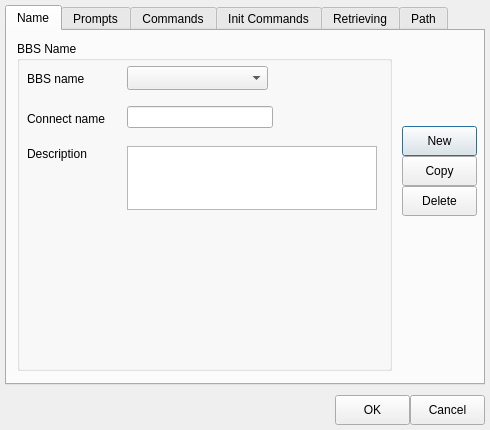
<?xml version="1.0" encoding="UTF-8"?>
<ui version="4.0">
 <class>BbsDialogClass</class>
 <widget class="QDialog" name="BbsDialogClass">
  <property name="geometry">
   <rect>
    <x>0</x>
    <y>0</y>
    <width>490</width>
    <height>430</height>
   </rect>
  </property>
  <property name="windowTitle">
   <string>BbsDialog</string>
  </property>
  <widget class="QTabWidget" name="tabWidget">
   <property name="geometry">
    <rect>
     <x>5</x>
     <y>5</y>
     <width>480</width>
     <height>380</height>
    </rect>
   </property>
   <property name="currentIndex">
    <number>0</number>
   </property>
   <widget class="QWidget" name="tab">
    <attribute name="title">
     <string>Name</string>
    </attribute>
    <widget class="QGroupBox" name="groupBox">
     <property name="geometry">
      <rect>
       <x>10</x>
       <y>10</y>
       <width>375</width>
       <height>330</height>
      </rect>
     </property>
     <property name="title">
      <string>BBS Name</string>
     </property>
     <widget class="QLabel" name="label">
      <property name="geometry">
       <rect>
        <x>10</x>
        <y>30</y>
        <width>100</width>
        <height>16</height>
       </rect>
      </property>
      <property name="text">
       <string>BBS name</string>
      </property>
     </widget>
     <widget class="QLabel" name="label_2">
      <property name="geometry">
       <rect>
        <x>10</x>
        <y>70</y>
        <width>100</width>
        <height>16</height>
       </rect>
      </property>
      <property name="text">
       <string>Connect name</string>
      </property>
     </widget>
     <widget class="QComboBox" name="cBbsName">
      <property name="geometry">
       <rect>
        <x>110</x>
        <y>25</y>
        <width>141</width>
        <height>24</height>
       </rect>
      </property>
     </widget>
     <widget class="QLineEdit" name="cConnectName">
      <property name="geometry">
       <rect>
        <x>110</x>
        <y>65</y>
        <width>146</width>
        <height>22</height>
       </rect>
      </property>
     </widget>
     <widget class="QPlainTextEdit" name="cDescription">
      <property name="geometry">
       <rect>
        <x>110</x>
        <y>105</y>
        <width>250</width>
        <height>64</height>
       </rect>
      </property>
     </widget>
     <widget class="QLabel" name="label_20">
      <property name="geometry">
       <rect>
        <x>10</x>
        <y>105</y>
        <width>100</width>
        <height>16</height>
       </rect>
      </property>
      <property name="text">
       <string>Description</string>
      </property>
     </widget>
    </widget>
    <widget class="QPushButton" name="cNew">
     <property name="geometry">
      <rect>
       <x>395</x>
       <y>95</y>
       <width>75</width>
       <height>30</height>
      </rect>
     </property>
     <property name="text">
      <string>New</string>
     </property>
    </widget>
    <widget class="QPushButton" name="cCopy">
     <property name="geometry">
      <rect>
       <x>395</x>
       <y>125</y>
       <width>75</width>
       <height>30</height>
      </rect>
     </property>
     <property name="text">
      <string>Copy</string>
     </property>
    </widget>
    <widget class="QPushButton" name="cDelete">
     <property name="geometry">
      <rect>
       <x>395</x>
       <y>155</y>
       <width>75</width>
       <height>30</height>
      </rect>
     </property>
     <property name="text">
      <string>Delete</string>
     </property>
    </widget>
   </widget>
   <widget class="QWidget" name="tab_2">
    <attribute name="title">
     <string>Prompts</string>
    </attribute>
    <widget class="QGroupBox" name="groupBox_2">
     <property name="geometry">
      <rect>
       <x>10</x>
       <y>10</y>
       <width>450</width>
       <height>330</height>
      </rect>
     </property>
     <property name="title">
      <string>GroupBox</string>
     </property>
    </widget>
   </widget>
   <widget class="QWidget" name="tab_3">
    <attribute name="title">
     <string>Commands</string>
    </attribute>
    <widget class="QGroupBox" name="groupBox_3">
     <property name="geometry">
      <rect>
       <x>10</x>
       <y>10</y>
       <width>450</width>
       <height>330</height>
      </rect>
     </property>
     <property name="title">
      <string>Commands</string>
     </property>
     <widget class="QLabel" name="label_4">
      <property name="geometry">
       <rect>
        <x>10</x>
        <y>30</y>
        <width>100</width>
        <height>16</height>
       </rect>
      </property>
      <property name="text">
       <string>Send</string>
      </property>
     </widget>
     <widget class="QLineEdit" name="cCommandSend">
      <property name="geometry">
       <rect>
        <x>110</x>
        <y>25</y>
        <width>113</width>
        <height>22</height>
       </rect>
      </property>
     </widget>
     <widget class="QLabel" name="label_5">
      <property name="geometry">
       <rect>
        <x>10</x>
        <y>55</y>
        <width>100</width>
        <height>16</height>
       </rect>
      </property>
      <property name="text">
       <string>Send bulletin</string>
      </property>
     </widget>
     <widget class="QLineEdit" name="cCommandSendBulletin">
      <property name="geometry">
       <rect>
        <x>110</x>
        <y>50</y>
        <width>113</width>
        <height>22</height>
       </rect>
      </property>
     </widget>
     <widget class="QLabel" name="label_6">
      <property name="geometry">
       <rect>
        <x>10</x>
        <y>80</y>
        <width>100</width>
        <height>16</height>
       </rect>
      </property>
      <property name="text">
       <string>Send NTS</string>
      </property>
     </widget>
     <widget class="QLineEdit" name="cCommandSendNTS">
      <property name="geometry">
       <rect>
        <x>110</x>
        <y>75</y>
        <width>113</width>
        <height>22</height>
       </rect>
      </property>
     </widget>
     <widget class="QLabel" name="label_7">
      <property name="geometry">
       <rect>
        <x>10</x>
        <y>105</y>
        <width>100</width>
        <height>16</height>
       </rect>
      </property>
      <property name="text">
       <string>List mine</string>
      </property>
     </widget>
     <widget class="QLineEdit" name="cCommandListMine">
      <property name="geometry">
       <rect>
        <x>110</x>
        <y>100</y>
        <width>113</width>
        <height>22</height>
       </rect>
      </property>
     </widget>
     <widget class="QLabel" name="label_8">
      <property name="geometry">
       <rect>
        <x>10</x>
        <y>130</y>
        <width>100</width>
        <height>16</height>
       </rect>
      </property>
      <property name="text">
       <string>List bulletin</string>
      </property>
     </widget>
     <widget class="QLineEdit" name="cCommandListBulletin">
      <property name="geometry">
       <rect>
        <x>110</x>
        <y>125</y>
        <width>113</width>
        <height>22</height>
       </rect>
      </property>
     </widget>
     <widget class="QLabel" name="label_9">
      <property name="geometry">
       <rect>
        <x>10</x>
        <y>155</y>
        <width>100</width>
        <height>16</height>
       </rect>
      </property>
      <property name="text">
       <string>List NTS</string>
      </property>
     </widget>
     <widget class="QLineEdit" name="cCommandListNts">
      <property name="geometry">
       <rect>
        <x>110</x>
        <y>150</y>
        <width>113</width>
        <height>22</height>
       </rect>
      </property>
     </widget>
     <widget class="QLabel" name="label_10">
      <property name="geometry">
       <rect>
        <x>10</x>
        <y>180</y>
        <width>100</width>
        <height>16</height>
       </rect>
      </property>
      <property name="text">
       <string>List filtered</string>
      </property>
     </widget>
     <widget class="QLineEdit" name="cCommandListFiltered">
      <property name="geometry">
       <rect>
        <x>110</x>
        <y>175</y>
        <width>113</width>
        <height>22</height>
       </rect>
      </property>
     </widget>
     <widget class="QLabel" name="label_11">
      <property name="geometry">
       <rect>
        <x>10</x>
        <y>205</y>
        <width>100</width>
        <height>16</height>
       </rect>
      </property>
      <property name="text">
       <string>Read</string>
      </property>
     </widget>
     <widget class="QLineEdit" name="cCommandRead">
      <property name="geometry">
       <rect>
        <x>110</x>
        <y>200</y>
        <width>113</width>
        <height>22</height>
       </rect>
      </property>
     </widget>
     <widget class="QLabel" name="label_12">
      <property name="geometry">
       <rect>
        <x>10</x>
        <y>230</y>
        <width>100</width>
        <height>16</height>
       </rect>
      </property>
      <property name="text">
       <string>Delete</string>
      </property>
     </widget>
     <widget class="QLineEdit" name="cCommandDelete">
      <property name="geometry">
       <rect>
        <x>110</x>
        <y>225</y>
        <width>113</width>
        <height>22</height>
       </rect>
      </property>
     </widget>
     <widget class="QLineEdit" name="cCommandBye">
      <property name="geometry">
       <rect>
        <x>110</x>
        <y>250</y>
        <width>113</width>
        <height>22</height>
       </rect>
      </property>
     </widget>
     <widget class="QLabel" name="label_13">
      <property name="geometry">
       <rect>
        <x>10</x>
        <y>255</y>
        <width>100</width>
        <height>16</height>
       </rect>
      </property>
      <property name="text">
       <string>Bye / log off</string>
      </property>
     </widget>
    </widget>
   </widget>
   <widget class="QWidget" name="tab_4">
    <attribute name="title">
     <string>Init Commands</string>
    </attribute>
    <widget class="QGroupBox" name="groupBox_4">
     <property name="geometry">
      <rect>
       <x>10</x>
       <y>10</y>
       <width>450</width>
       <height>330</height>
      </rect>
     </property>
     <property name="title">
      <string>Initialization Commands</string>
     </property>
     <widget class="QRadioButton" name="cNeverSendInitCommands">
      <property name="geometry">
       <rect>
        <x>10</x>
        <y>25</y>
        <width>425</width>
        <height>20</height>
       </rect>
      </property>
      <property name="text">
       <string>Never send BBS initalization commands</string>
      </property>
     </widget>
     <widget class="QRadioButton" name="cAlwaysSendInitCommands">
      <property name="geometry">
       <rect>
        <x>10</x>
        <y>50</y>
        <width>425</width>
        <height>40</height>
       </rect>
      </property>
      <property name="text">
       <string>Send BBS initialization commands for every 
Send/Recevive (S/R) session</string>
      </property>
     </widget>
     <widget class="QLabel" name="label_18">
      <property name="geometry">
       <rect>
        <x>15</x>
        <y>105</y>
        <width>175</width>
        <height>16</height>
       </rect>
      </property>
      <property name="text">
       <string>Cmds to send before S/R</string>
      </property>
     </widget>
     <widget class="QLabel" name="label_19">
      <property name="geometry">
       <rect>
        <x>230</x>
        <y>105</y>
        <width>175</width>
        <height>16</height>
       </rect>
      </property>
      <property name="text">
       <string>Cmds to send after S/R</string>
      </property>
     </widget>
     <widget class="QPlainTextEdit" name="cCommandsBefore">
      <property name="geometry">
       <rect>
        <x>20</x>
        <y>130</y>
        <width>150</width>
        <height>185</height>
       </rect>
      </property>
     </widget>
     <widget class="QPlainTextEdit" name="cCommandsAfter">
      <property name="geometry">
       <rect>
        <x>235</x>
        <y>130</y>
        <width>150</width>
        <height>185</height>
       </rect>
      </property>
     </widget>
    </widget>
   </widget>
   <widget class="QWidget" name="tab_5">
    <attribute name="title">
     <string>Retrieving</string>
    </attribute>
    <widget class="QGroupBox" name="groupBox_5">
     <property name="geometry">
      <rect>
       <x>10</x>
       <y>10</y>
       <width>450</width>
       <height>330</height>
      </rect>
     </property>
     <property name="title">
      <string>Retrieve These Messages</string>
     </property>
     <widget class="QCheckBox" name="cRetrievePrivateMessages">
      <property name="geometry">
       <rect>
        <x>15</x>
        <y>30</y>
        <width>210</width>
        <height>20</height>
       </rect>
      </property>
      <property name="text">
       <string>Retrieve private messages</string>
      </property>
     </widget>
     <widget class="QCheckBox" name="cRetrieveNtsMessages">
      <property name="geometry">
       <rect>
        <x>15</x>
        <y>60</y>
        <width>210</width>
        <height>20</height>
       </rect>
      </property>
      <property name="text">
       <string>Retrieve NTS messages</string>
      </property>
     </widget>
     <widget class="QCheckBox" name="cRetrieveBulletins">
      <property name="geometry">
       <rect>
        <x>15</x>
        <y>90</y>
        <width>210</width>
        <height>20</height>
       </rect>
      </property>
      <property name="text">
       <string>Retrieve bulletins</string>
      </property>
     </widget>
     <widget class="QCheckBox" name="cSkipNtsMessagesThatISend">
      <property name="geometry">
       <rect>
        <x>225</x>
        <y>30</y>
        <width>220</width>
        <height>20</height>
       </rect>
      </property>
      <property name="text">
       <string>Skip NTS messages that I send</string>
      </property>
     </widget>
     <widget class="QCheckBox" name="cSkipBulletinsThatISend">
      <property name="geometry">
       <rect>
        <x>225</x>
        <y>60</y>
        <width>210</width>
        <height>20</height>
       </rect>
      </property>
      <property name="text">
       <string>Skip bulletins that I send</string>
      </property>
     </widget>
     <widget class="QCheckBox" name="cKeepMessagesOnBBS">
      <property name="geometry">
       <rect>
        <x>225</x>
        <y>90</y>
        <width>210</width>
        <height>20</height>
       </rect>
      </property>
      <property name="text">
       <string>Keep messages on BBS</string>
      </property>
     </widget>
     <widget class="QRadioButton" name="cAllNewBulletins">
      <property name="geometry">
       <rect>
        <x>35</x>
        <y>115</y>
        <width>140</width>
        <height>20</height>
       </rect>
      </property>
      <property name="text">
       <string>All new bulletins</string>
      </property>
     </widget>
     <widget class="QRadioButton" name="cSelectedBulletins">
      <property name="geometry">
       <rect>
        <x>35</x>
        <y>145</y>
        <width>140</width>
        <height>20</height>
       </rect>
      </property>
      <property name="text">
       <string>Selected bulletins</string>
      </property>
     </widget>
     <widget class="QRadioButton" name="cCustomRetrieval">
      <property name="geometry">
       <rect>
        <x>35</x>
        <y>210</y>
        <width>140</width>
        <height>20</height>
       </rect>
      </property>
      <property name="text">
       <string>Custom retrieval</string>
      </property>
     </widget>
     <widget class="QPlainTextEdit" name="plainTextEdit">
      <property name="geometry">
       <rect>
        <x>195</x>
        <y>140</y>
        <width>180</width>
        <height>64</height>
       </rect>
      </property>
     </widget>
     <widget class="QPlainTextEdit" name="plainTextEdit_2">
      <property name="geometry">
       <rect>
        <x>195</x>
        <y>205</y>
        <width>180</width>
        <height>95</height>
       </rect>
      </property>
     </widget>
    </widget>
   </widget>
   <widget class="QWidget" name="tab_6">
    <attribute name="title">
     <string>Path</string>
    </attribute>
    <widget class="QGroupBox" name="groupBox_6">
     <property name="geometry">
      <rect>
       <x>10</x>
       <y>10</y>
       <width>450</width>
       <height>330</height>
      </rect>
     </property>
     <property name="title">
      <string>GroupBox</string>
     </property>
    </widget>
   </widget>
  </widget>
  <widget class="QPushButton" name="cOK">
   <property name="geometry">
    <rect>
     <x>335</x>
     <y>395</y>
     <width>75</width>
     <height>30</height>
    </rect>
   </property>
   <property name="text">
    <string>OK</string>
   </property>
  </widget>
  <widget class="QPushButton" name="cCancel">
   <property name="geometry">
    <rect>
     <x>410</x>
     <y>395</y>
     <width>75</width>
     <height>30</height>
    </rect>
   </property>
   <property name="text">
    <string>Cancel</string>
   </property>
  </widget>
 </widget>
 <layoutdefault spacing="6" margin="11"/>
 <resources/>
 <connections>
  <connection>
   <sender>cOK</sender>
   <signal>clicked()</signal>
   <receiver>BbsDialogClass</receiver>
   <slot>accept()</slot>
   <hints>
    <hint type="sourcelabel">
     <x>369</x>
     <y>408</y>
    </hint>
    <hint type="destinationlabel">
     <x>289</x>
     <y>406</y>
    </hint>
   </hints>
  </connection>
  <connection>
   <sender>cCancel</sender>
   <signal>clicked()</signal>
   <receiver>BbsDialogClass</receiver>
   <slot>reject()</slot>
   <hints>
    <hint type="sourcelabel">
     <x>445</x>
     <y>404</y>
    </hint>
    <hint type="destinationlabel">
     <x>404</x>
     <y>431</y>
    </hint>
   </hints>
  </connection>
 </connections>
</ui>
